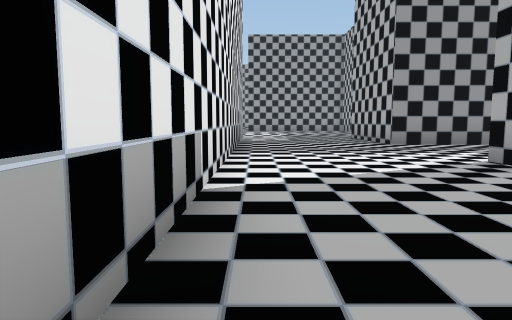
[1] (above)

24 first-person views from a walk through a Unity game level. The camera is 1.2 m above the floor, tilts 6° down and sees 70° across. The floor is counted in squares, 2 m on a side. Each view is taken from the middle of a square. On the plan, view 1 faces up. The plan holds only what a view shows up to about 10 squares ahead; the rest is blank. The place goes on beyond the plan. The player character is not drawn. Door leaves are left out, so doorways stand open.

[2]
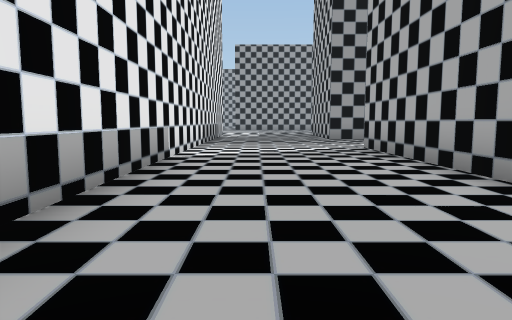

[3]
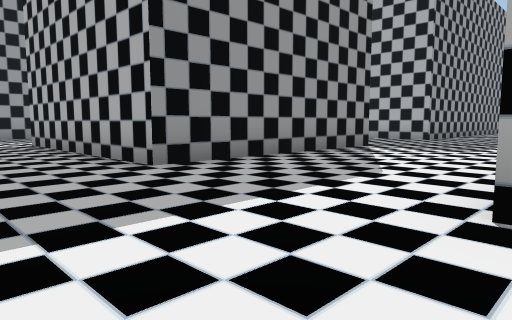

[4]
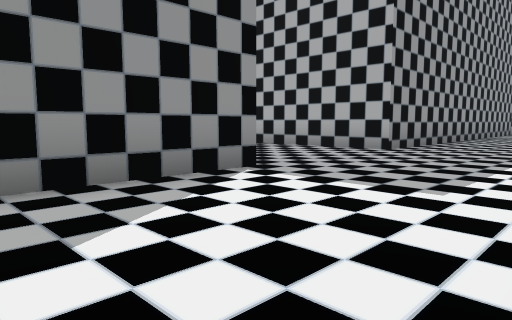

[5]
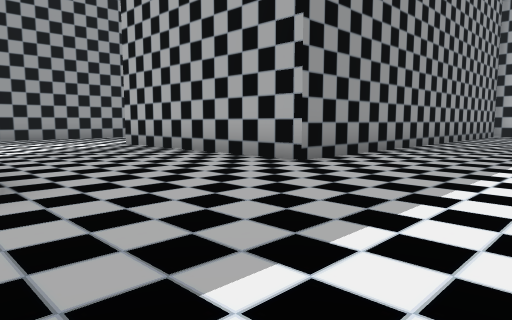

[6]
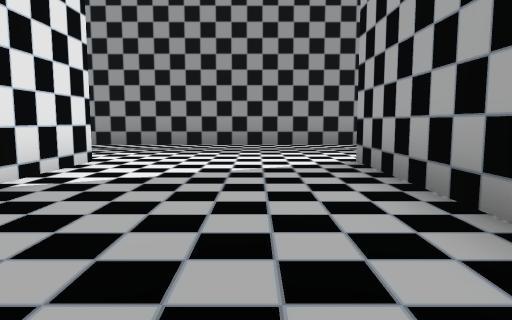

[7]
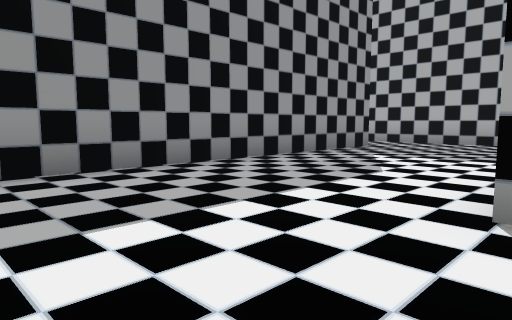

[8]
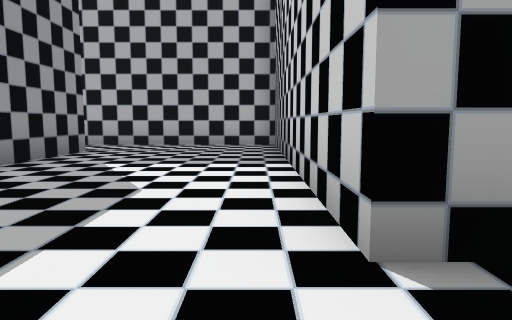

[9]
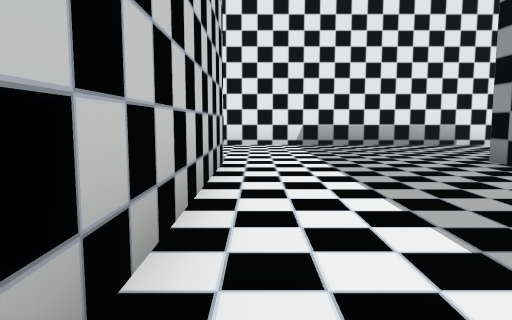

[10]
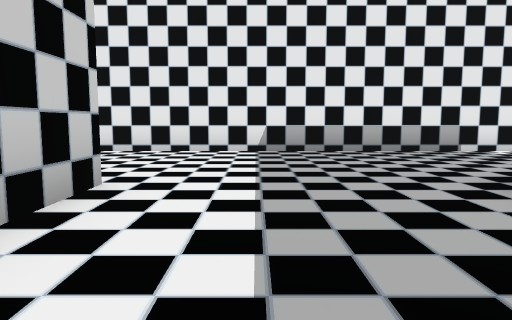

[11]
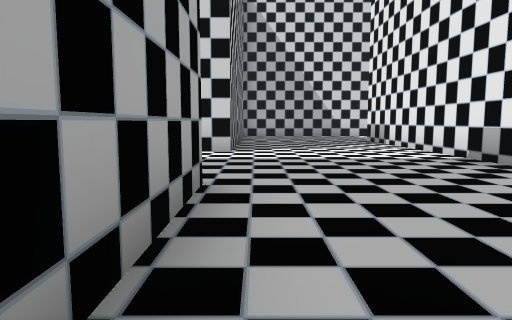

[12]
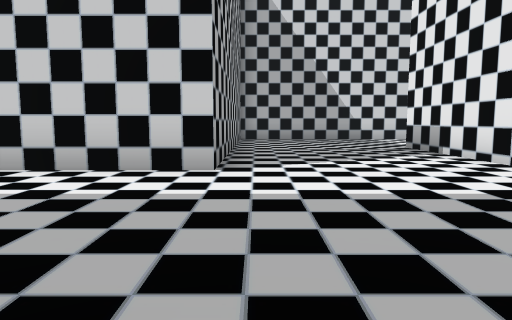

[13]
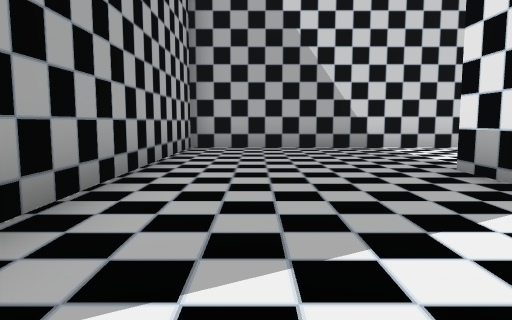

[14]
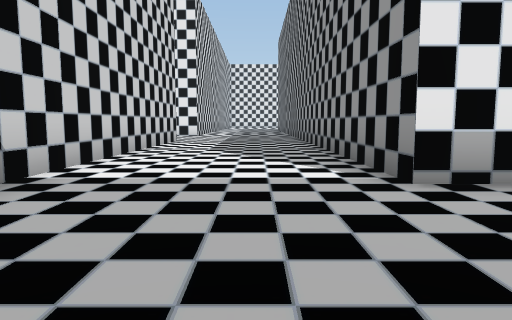

[15]
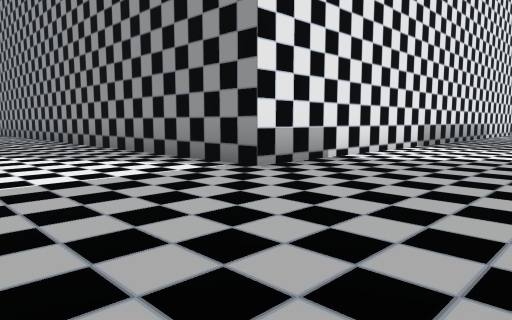

[16]
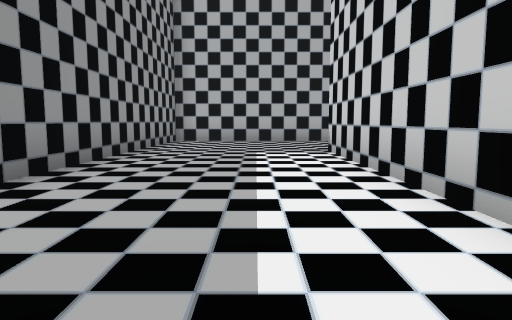

[17]
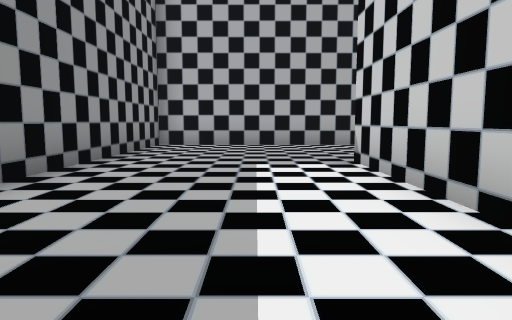

[18]
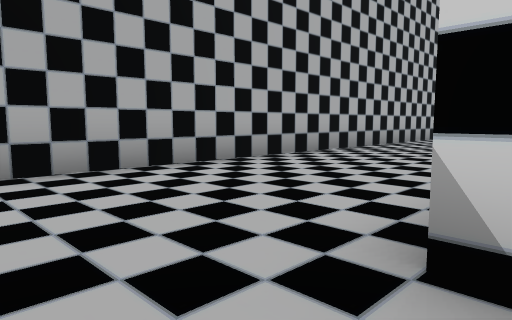

[19]
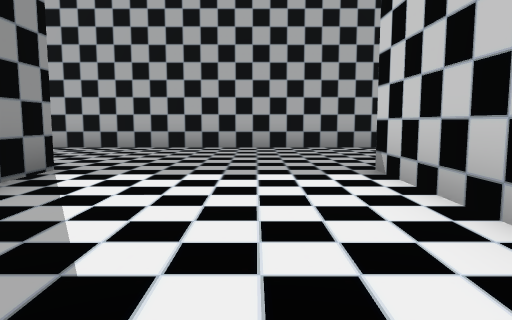

[20]
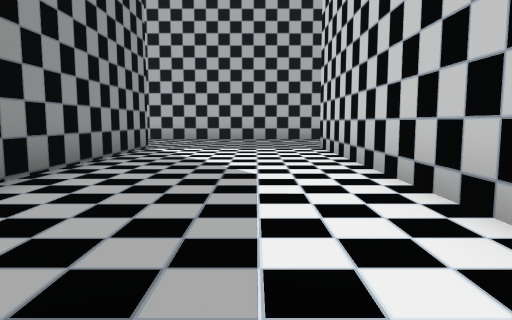

[21]
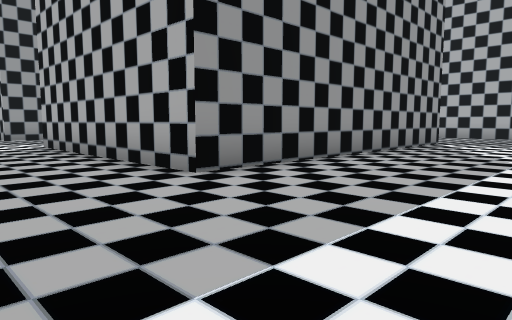

[22]
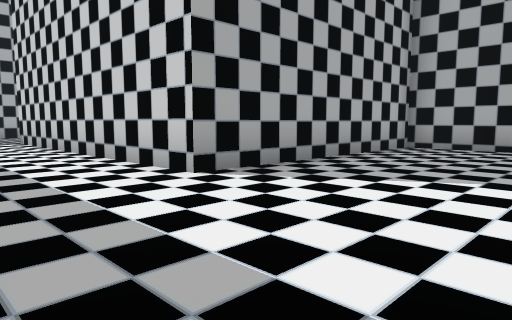

[23]
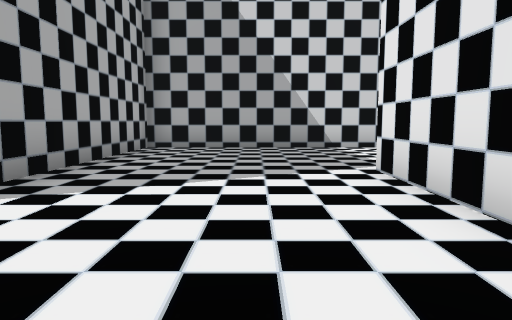

[24]
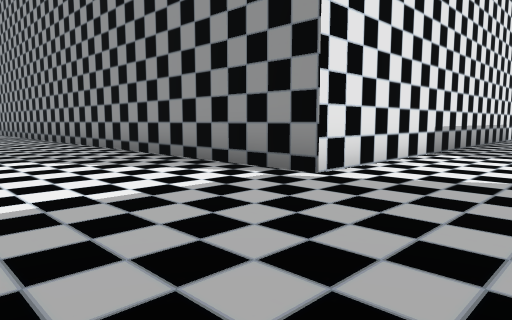

### Floor plan
Points are (right, up) in squares from view 1. A wall is a line through its corners. A room is listed if a view was taken in it or the views show most of it. See-through windows are left out.
Room 1 (views 1, 2, 3, 4, 5, 6, 7, 8, 9, 10, 11, 12, 13, 14, 15, 16, 17, 18, 19, 20, 21, 22, 23, 24)
walls: (9.5, -8.2) (9.5, -16.5) (1.2, -16.5); (9.6, -0.5) (3.5, -0.5) (3.5, 5.5) (8.4, 5.5); (16.1, -4.5) (21.6, -4.5); (21.6, -10.5) (13.5, -10.5) (13.5, -4.4); (9.5, 5.6) (9.5, 3.5); (8.1, -20.5) (13.5, -20.5) (13.5, -14.5) (21.6, -14.5); (6.1, 9.5) (3.5, 9.5) (3.5, 10.1); (-7, -12.5) (3.5, -12.5) (3.5, -4.5) (6.2, -4.5); (25.5, -15.9) (25.5, -0.5) (13.5, -0.5) (13.5, 5.5) (21.5, 5.5) (21.5, 10.5); (19.6, 9.5) (7.6, 9.5); (-0.5, 12.2) (-0.5, -8.5) (-7.5, -8.5)

Positions as (right, up) in squares from view 1, and headings:
1: (0, 0), facing up
2: (1, -3), facing up
3: (1, -5), facing up-right
4: (6, -4), facing up-right
5: (9, -4), facing up-right
6: (12, 0), facing up
7: (11, 5), facing up-right
8: (12, 6), facing right
9: (9, 6), facing left
10: (7, 7), facing left
11: (3, 3), facing down
12: (3, 0), facing down
13: (2, -4), facing down
14: (3, -10), facing left
15: (3, -12), facing up-left
16: (14, -3), facing right
17: (16, -3), facing right
18: (21, -3), facing down-right
19: (17, -13), facing right
20: (13, -13), facing right
21: (11, -14), facing up-right
22: (10, -12), facing down-right
23: (11, -12), facing down
24: (12, -20), facing up-left
